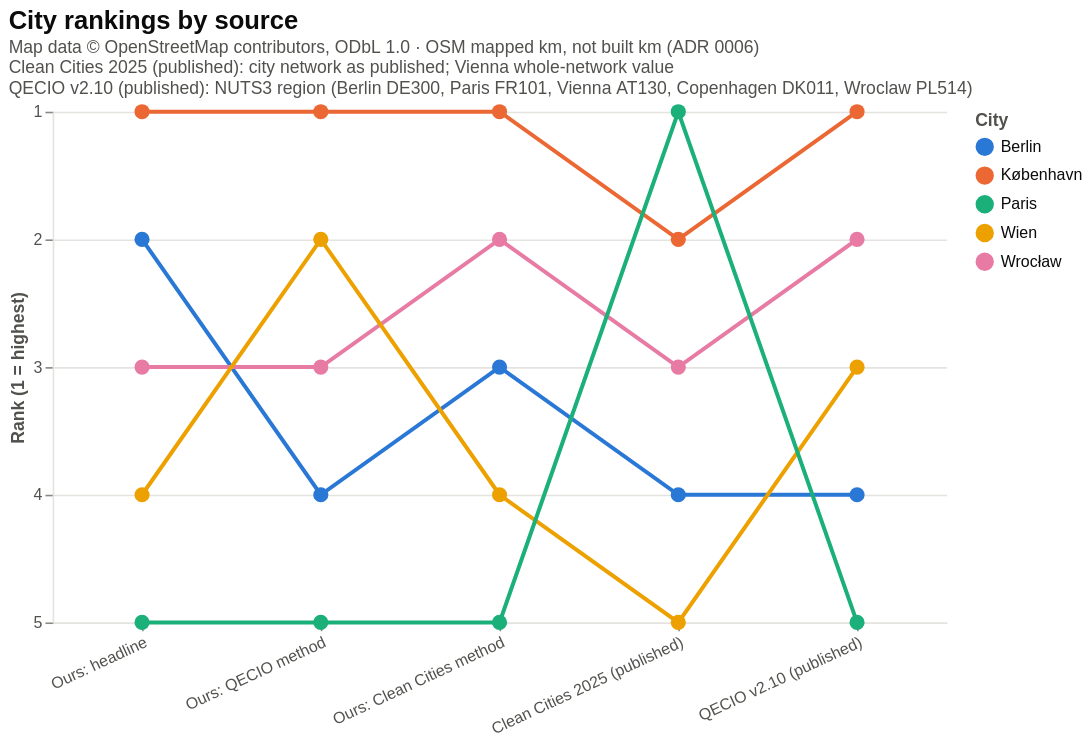

Vega-Lite specification for this chart:
### Vega-Lite specification from a JSON file in a GitHub repository (floating-point values rounded to 4 significant figures)
{"config": {"view": {"continuousWidth": 300, "continuousHeight": 300, "stroke": null}, "axis": {"domainColor": "#e4e3df", "gridColor": "#e4e3df", "labelColor": "#52514e", "titleColor": "#52514e"}, "legend": {"labelColor": "#0b0b0b", "labelLimit": 260, "titleColor": "#52514e"}, "title": {"color": "#0b0b0b", "subtitleColor": "#52514e", "subtitleFontSize": 11}}, "data": {"values": [{"source": "Ours: headline", "city": "København", "rank": 1, "value": 238.8}, {"source": "Ours: headline", "city": "Berlin", "rank": 2, "value": 109.6}, {"source": "Ours: headline", "city": "Wrocław", "rank": 3, "value": 95.25}, {"source": "Ours: headline", "city": "Wien", "rank": 4, "value": 90.95}, {"source": "Ours: headline", "city": "Paris", "rank": 5, "value": 63.07}, {"source": "Ours: QECIO method", "city": "København", "rank": 1, "value": 109.3}, {"source": "Ours: QECIO method", "city": "Wien", "rank": 2, "value": 69.78}, {"source": "Ours: QECIO method", "city": "Wrocław", "rank": 3, "value": 69.25}, {"source": "Ours: QECIO method", "city": "Berlin", "rank": 4, "value": 54.04}, {"source": "Ours: QECIO method", "city": "Paris", "rank": 5, "value": 46.47}, {"source": "Ours: Clean Cities method", "city": "København", "rank": 1, "value": 58.65}, {"source": "Ours: Clean Cities method", "city": "Wrocław", "rank": 2, "value": 29.74}, {"source": "Ours: Clean Cities method", "city": "Berlin", "rank": 3, "value": 27.7}, {"source": "Ours: Clean Cities method", "city": "Wien", "rank": 4, "value": 23.23}, {"source": "Ours: Clean Cities method", "city": "Paris", "rank": 5, "value": 22.91}, {"source": "Clean Cities 2025 (published)", "city": "Paris", "rank": 1, "value": 48.0}, {"source": "Clean Cities 2025 (published)", "city": "København", "rank": 2, "value": 43.0}, {"source": "Clean Cities 2025 (published)", "city": "Wrocław", "rank": 3, "value": 20.0}, {"source": "Clean Cities 2025 (published)", "city": "Berlin", "rank": 4, "value": 17.0}, {"source": "Clean Cities 2025 (published)", "city": "Wien", "rank": 5, "value": 14.0}, {"source": "QECIO v2.10 (published)", "city": "København", "rank": 1, "value": 104.2}, {"source": "QECIO v2.10 (published)", "city": "Wrocław", "rank": 2, "value": 63.81}, {"source": "QECIO v2.10 (published)", "city": "Wien", "rank": 3, "value": 63.79}, {"source": "QECIO v2.10 (published)", "city": "Berlin", "rank": 4, "value": 54.38}, {"source": "QECIO v2.10 (published)", "city": "Paris", "rank": 5, "value": 41.47}]}, "mark": {"type": "line", "point": {"filled": true, "size": 90}, "strokeWidth": 2.5}, "encoding": {"color": {"field": "city", "scale": {"domain": ["Berlin", "København", "Paris", "Wien", "Wrocław"], "range": ["#2a78d6", "#eb6834", "#1baf7a", "#eda100", "#e87ba4"]}, "title": "City", "type": "nominal"}, "tooltip": [{"field": "source", "type": "nominal"}, {"field": "city", "type": "nominal"}, {"field": "rank", "type": "quantitative"}, {"field": "value", "format": ".2f", "title": "value", "type": "quantitative"}], "x": {"axis": {"labelAngle": -25, "labelLimit": 220}, "field": "source", "sort": ["Ours: headline", "Ours: QECIO method", "Ours: Clean Cities method", "Clean Cities 2025 (published)", "QECIO v2.10 (published)"], "title": null, "type": "ordinal"}, "y": {"axis": {"format": "d", "values": [1, 2, 3, 4, 5]}, "field": "rank", "scale": {"domain": [1, 5], "nice": false, "reverse": true}, "title": "Rank (1 = highest)", "type": "quantitative"}}, "height": 320, "title": {"text": "City rankings by source", "anchor": "start", "fontSize": 16, "subtitle": ["Map data © OpenStreetMap contributors, ODbL 1.0 · OSM mapped km, not built km (ADR 0006)", "Clean Cities 2025 (published): city network as published; Vienna whole-network value", "QECIO v2.10 (published): NUTS3 region (Berlin DE300, Paris FR101, Vienna AT130, Copenhagen DK011, Wroclaw PL514)"]}, "width": 560, "$schema": "https://vega.github.io/schema/vega-lite/v6.4.1.json"}
